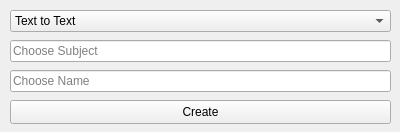
<?xml version="1.0" encoding="UTF-8"?>
<ui version="4.0">
 <class>Creator</class>
 <widget class="QWidget" name="Creator">
  <property name="geometry">
   <rect>
    <x>0</x>
    <y>0</y>
    <width>400</width>
    <height>132</height>
   </rect>
  </property>
  <property name="windowTitle">
   <string>Set Creator</string>
  </property>
  <widget class="QComboBox" name="type_input">
   <property name="geometry">
    <rect>
     <x>10</x>
     <y>10</y>
     <width>381</width>
     <height>22</height>
    </rect>
   </property>
   <item>
    <property name="text">
     <string>Text to Text</string>
    </property>
   </item>
   <item>
    <property name="text">
     <string>Text to Image</string>
    </property>
   </item>
   <item>
    <property name="text">
     <string>Gap-Text</string>
    </property>
   </item>
  </widget>
  <widget class="QLineEdit" name="name_input">
   <property name="geometry">
    <rect>
     <x>10</x>
     <y>70</y>
     <width>381</width>
     <height>22</height>
    </rect>
   </property>
   <property name="placeholderText">
    <string>Choose Name</string>
   </property>
  </widget>
  <widget class="QPushButton" name="gen_button">
   <property name="geometry">
    <rect>
     <x>10</x>
     <y>100</y>
     <width>381</width>
     <height>24</height>
    </rect>
   </property>
   <property name="text">
    <string>Create</string>
   </property>
  </widget>
  <widget class="QLineEdit" name="subject_input">
   <property name="geometry">
    <rect>
     <x>10</x>
     <y>40</y>
     <width>381</width>
     <height>22</height>
    </rect>
   </property>
   <property name="placeholderText">
    <string>Choose Subject</string>
   </property>
  </widget>
 </widget>
 <resources/>
 <connections/>
</ui>
